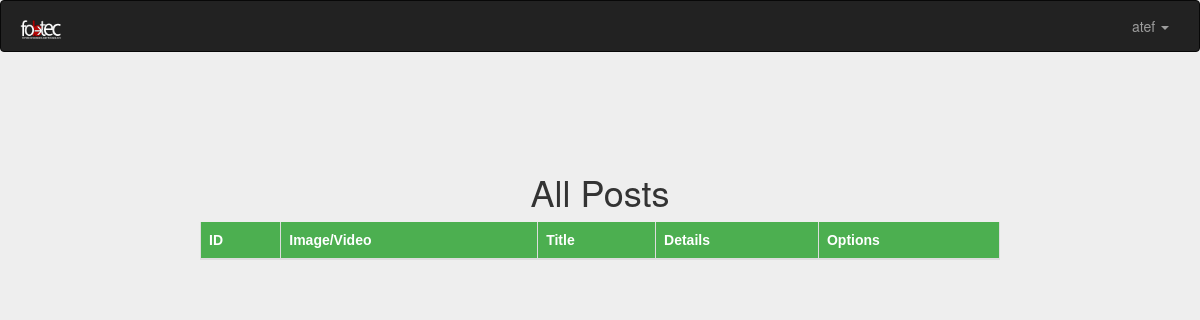
The page /admin/posts.php (signed in) on the database as committed earlier.
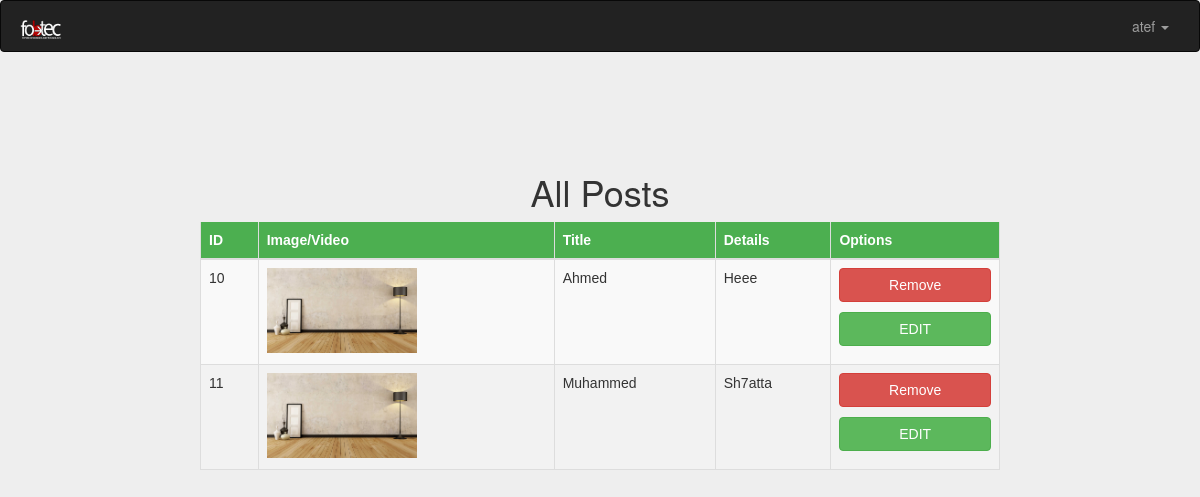
The same page on the database as committed later.
### tables this page shows
CREATE TABLE `blogpage` (
  `ID` int(255) NOT NULL,
  `img` varchar(255) NOT NULL,
  `title` varchar(255) NOT NULL,
  `details` varchar(255) NOT NULL
);

### admin/posts.php (the view, shortened to what this page needs)
<?php
include"header.php";
include"connect.php";
?>
<?php
if (isset($_SESSION['username'])) {?>
<?php include"navbar.php";?>
	<div class="posts col-xs-12">
		<div class="divtable">
			<h2 class="h1 text-center">All Posts</h2>
			<table class="table table-striped">
			  <thead>
			    <tr>
			      <th>ID</th>
			      <th>Image/Video</th>
			      <th>Title</th>
			      <th>Details</th>
			      <th>Options</th>
			    </tr>
			  </thead>
			  <tbody>
			    <?php
			    $stmt = $con->prepare("SELECT * FROM blogpage");
			    $stmt->execute();
			    $row 	= $stmt->fetchAll();
			    foreach ($row as $key => $value) {
			    	$end = explode('.', $value['img']);
					echo '<tr>';
					echo '<td>' . $value['ID'] . '</td>';
					if (end($end) == 'mp4') {
							echo '<td><video src="images/'. $value['img'] .'" autoplay></video></td>';
					} else {
						if (file_exists('images/' . $value['img'])) {
							echo '<td><img src="images/' . $value['img'] . '" class="img-responsive" width="150px"></td>';
						} else {
							echo '<td><img src="images/profile.png" class="img-responsive" width="50px"></td>';
						}
				}
			      	echo '<td>' . $value['title'] . '</td>';
			      	echo '<td>' . $value['details'] . '</td>';
			      	echo '<td>';
			      	echo '<form action="remove.php" method="GET">';
			      	echo '<input type="submit" class="btn btn-danger col-xs-12" value="Remove">';
			      	echo '</form>';
			      	echo '<form action="editarticle.php" method="GET">';
			      	echo '<input type="submit" class="btn btn-success col-xs-12" value="EDIT">';
			      	echo '</form>';
			      	echo '</td>';
			    	echo '</tr>';
			    }
			    ?>
			  </tbody>
			</table>
		</div>
	</div>
<?php
} else {
	header('Location: login.php');
	exit();
}
?>
<?php include"footer.php";?>

### admin/header.php (shortened to what this page needs)
<!DOCTYPE html>
<html>
    <head>
        <link rel="stylesheet" href="css/normalize.css">
        <link rel="stylesheet" href="css/bootstrap.css">
        <link rel="stylesheet" href="https://maxcdn.bootstrapcdn.com/font-awesome/4.7.0/css/font-awesome.min.css">
        <link rel="stylesheet" href="css/animate.css">
        <link rel="stylesheet" href="css/animate.css">
        <link rel="stylesheet" href="css/css.css">
    </head>
    <body>

### admin/navbar.php (shortened to what this page needs)
<nav class="navbar navbar-inverse">
  <div class="container-fluid">
    <div class="navbar-header">
      <a class="navbar-brand" href="../Main Pages/en/"><img src="images/white.png" width="50px" class="img-responsive"></a>
    </div>
    <div class="collapse navbar-collapse" id="bs-example-navbar-collapse-1">
      <ul class="nav navbar-nav navbar-right">
        <li class="dropdown">
          <a href="#" class="dropdown-toggle" data-toggle="dropdown" role="button" aria-haspopup="true" aria-expanded="false"><?php echo $_SESSION['username'];?> <span class="caret"></span></a>
        </li>
      </ul>
    </div>
  </div>
</nav>

### admin/footer.php (shortened to what this page needs)
    </body>
</html>

### admin/css/css.css (style rules this page uses)
a { color: white }
body { background-color: #eee; }
.posts .divtable { max-width: 800px; margin: 100px auto; }
table { font-family: "Trebuchet MS", Arial, Helvetica, sans-serif; border-collapse: collapse; width: 100%; }
table td, table th { border: 1px solid #ddd; padding: 8px; }
table tr { background-color: #f2f2f2; cursor: pointer; }
table th { padding-top: 12px; padding-bottom: 12px; text-align: left; background-color: #4CAF50; color: white; }
.posts input[type=submit] { margin-bottom: 10px }

Rows that differ between the two databases and show on the page:
added blogpage: ID "10", img (picture), title "Ahmed", details "Heee"
added blogpage: ID "11", img (picture), title "Muhammed", details "Sh7atta"
